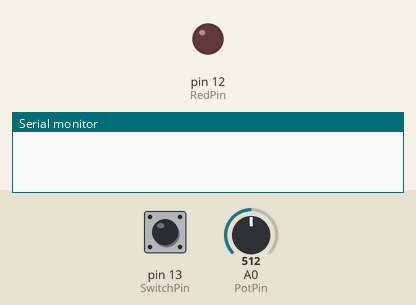
Recording of a sketch running on a simulated Arduino Uno, built with avr-gcc and run on an emulated ATmega328P. On the bench: output pins drawn as LEDs (lit = HIGH), the last lines printed to the serial monitor. Dashed ring = blinking. Inputs (shaded band) come from the test bench; at power-on: pin 13 (SwitchPin) LOW, A0 (PotPin) = 512. The local clock reads 2024-03-15 10:24:30 at power-on unless the sketch sets it.

Above: at 1.2 s.
1.3 s: pin 13 (SwitchPin) pulled HIGH for 0.15 s
At 2.0 s:
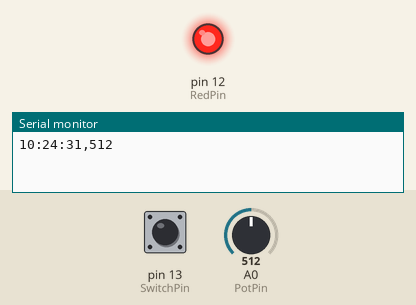
2.9 s: pin 13 (SwitchPin) pulled HIGH for 3.2 s
At 4.9 s:
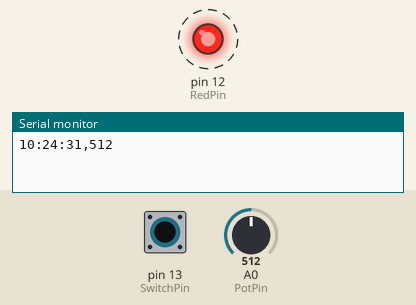
7.6 s: pin 13 (SwitchPin) pulled HIGH for 1 s
At 9.3 s:
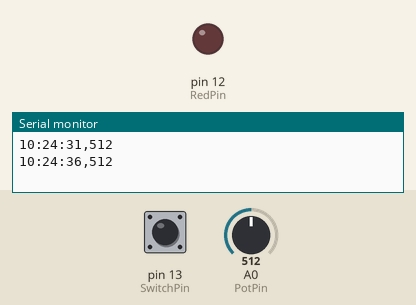
Timing chart, 0 to 10.8 s (numbered marks = the images above; inputs shaded):
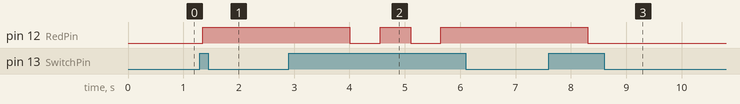

Measured:
- after the input at 1.3 s, pin 12 (RedPin): LOW → HIGH after 0.05 s
- after the input at 2.9 s, pin 12 (RedPin): alternates HIGH for 0.55 s and LOW for 0.55 s, 4 changes in all, then stays HIGH, starting after 1.1 s
- after the input at 7.6 s, pin 12 (RedPin): HIGH → LOW after 0.71 s

The sketch:

Data_Log_BT_Clock.ino
```cpp
#include <Time.h>
#include <DS3232RTC.h>
#include <Wire.h>

int RedPin = 12;
int SwitchPin = 13;
int PotPin = A0;
float logHz = 0.5;


boolean buttonPressed() {

  long time = millis();
  int debounce = 50;
  boolean previous = digitalRead(SwitchPin);
  boolean lastRead = 0;

  while (millis() - time < debounce) {
    lastRead = digitalRead(SwitchPin);
    if (lastRead != previous) {
      time = millis();
      previous = lastRead ;
    }
  }

  return (lastRead);
}

void printDigits(int digits)
{
    // utility function for digital clock display: prints preceding colon and leading 0
    Serial.print(':');
    if(digits < 10)
        Serial.print('0');
    Serial.print(digits);
}

void doLog() {

    digitalWrite(RedPin, HIGH);
    delay(500);

    while( !buttonPressed() ){

      time_t myTime;
      myTime = RTC.get();

        Serial.print(hour(myTime));
      printDigits(minute(myTime));
      printDigits(second(myTime));

      Serial.print(",");
      Serial.println( analogRead(PotPin) );
      if(buttonPressed()) {break;}
      delay(1000 / logHz); }

    digitalWrite(RedPin, LOW);
    delay(500); }

void setup() {
  Serial.begin(9600);

  pinMode(RedPin, OUTPUT);
  pinMode(SwitchPin, INPUT);
}

void loop() {

  if( buttonPressed() ){
  //setTime(22,35,20,21,06,2015);
  //RTC.set(now());
  doLog ();}

}
```
